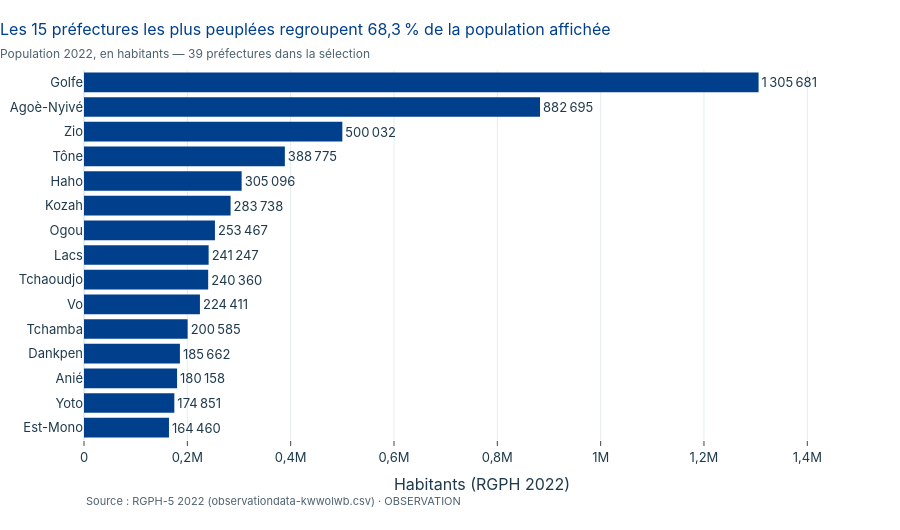
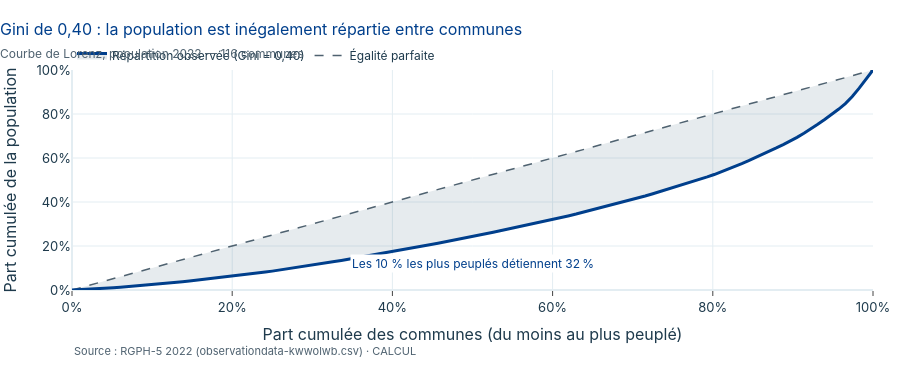
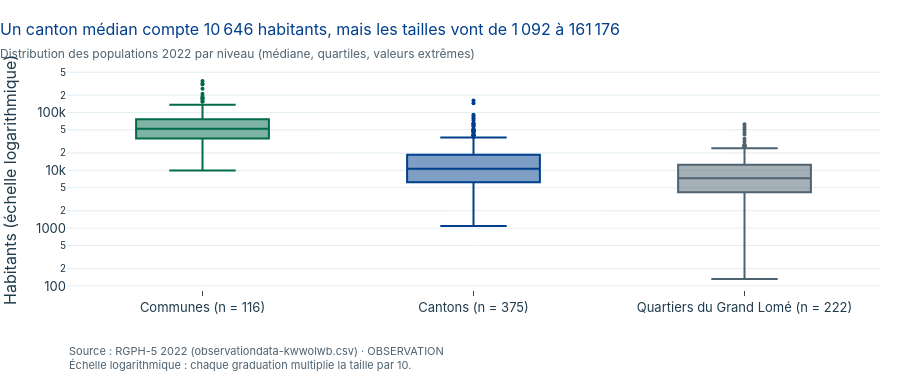

The notebook cell these images were saved under, in order:
### Code cell
pref = D["prefecture"]; com = D["commune"]; can = D["canton"]
plot_classement(pref.assign(id_aff=pref.territoire_id), "préfectures", 15, id_col="id_aff").show()
plot_lorenz(com.population_2022, "communes").show()
plot_boxplot_tailles({"Communes": com, "Cantons": can[can.niveau_feuille == "canton"], "Quartiers du Grand Lomé": can[can.niveau_feuille == "quartier"]}).show()

### Figure 1 — Plotly figure (JSON) as saved in the notebook; plotly's stock layout.template omitted (floating-point values rounded to 4 significant figures)
{"data": [{"cliponaxis": false, "customdata": [[522], [640], [434], [2], [305], [95], [283], [481], [201], [495], [219], [140], [413], [455], [422]], "hovertemplate": "<b>%{y}</b><br>Population : %{x:,.0f} hab.<extra></extra>", "marker": {"color": ["#003f8c", "#003f8c", "#003f8c", "#003f8c", "#003f8c", "#003f8c", "#003f8c", "#003f8c", "#003f8c", "#003f8c", "#003f8c", "#003f8c", "#003f8c", "#003f8c", "#003f8c"], "line": {"color": ["rgba(0,0,0,0)", "rgba(0,0,0,0)", "rgba(0,0,0,0)", "rgba(0,0,0,0)", "rgba(0,0,0,0)", "rgba(0,0,0,0)", "rgba(0,0,0,0)", "rgba(0,0,0,0)", "rgba(0,0,0,0)", "rgba(0,0,0,0)", "rgba(0,0,0,0)", "rgba(0,0,0,0)", "rgba(0,0,0,0)", "rgba(0,0,0,0)", "rgba(0,0,0,0)"], "width": 1.5}}, "orientation": "h", "text": ["1 305 681", "882 695", "500 032", "388 775", "305 096", "283 738", "253 467", "241 247", "240 360", "224 411", "200 585", "185 662", "180 158", "174 851", "164 460"], "textposition": "outside", "type": "bar", "x": [1305681, 882695, 500032, 388775, 305096, 283738, 253467, 241247, 240360, 224411, 200585, 185662, 180158, 174851, 164460], "y": ["Golfe", "Agoè-Nyivé", "Zio", "Tône", "Haho", "Kozah", "Ogou", "Lacs", "Tchaoudjo", "Vo", "Tchamba", "Dankpen", "Anié", "Yoto", "Est-Mono"]}], "layout": {"annotations": [{"align": "left", "font": {"color": "#4f6270", "size": 11}, "showarrow": false, "text": "Source : RGPH-5 2022 (observationdata-kwwolwb.csv) · OBSERVATION", "x": 0, "xanchor": "left", "xref": "paper", "y": -0.1405, "yanchor": "top", "yref": "paper"}], "height": 530, "title": {"subtitle": {"font": {"color": "#4f6270", "size": 12}, "text": "Population 2022, en habitants — 39 préfectures dans la sélection"}, "text": "Les 15 préfectures les plus peuplées regroupent 68,3 % de la population affichée"}, "xaxis": {"range": [0, 1541000.0], "title": {"text": "Habitants (RGPH 2022)"}}, "yaxis": {"autorange": "reversed", "title": {}}}}

### Figure 2 — Plotly figure (JSON) as saved in the notebook; plotly's stock layout.template omitted (floating-point values rounded to 4 significant figures)
{"data": [{"line": {"color": "#4f6270", "dash": "dash", "width": 1.5}, "mode": "lines", "name": "Égalité parfaite", "type": "scatter", "x": [0, 1], "y": [0, 1]}, {"fill": "tonexty", "fillcolor": "rgba(11,60,93,0.10)", "hovertemplate": "%{x:.0%} des territoires les moins peuplés → %{y:.0%} de la population<extra></extra>", "line": {"color": "#003f8c", "width": 3}, "mode": "lines", "name": "Répartition observée (Gini = 0,40)", "type": "scatter", "x": [0.0, 0.008621, 0.01724, 0.02586, 0.03448, 0.0431, 0.05172, 0.06034, 0.06897, 0.07759, 0.08621, 0.09483, 0.1034, 0.1121, 0.1207, 0.1293, 0.1379, 0.1466, 0.1552, 0.1638, 0.1724, 0.181, 0.1897, 0.1983, 0.2069, 0.2155, 0.2241, 0.2328, 0.2414, 0.25, 0.2586, 0.2672, 0.2759, 0.2845, 0.2931, 0.3017, 0.3103, 0.319, 0.3276, 0.3362, 0.3448, 0.3534, 0.3621, 0.3707, 0.3793, 0.3879, 0.3966, 0.4052, 0.4138, 0.4224, 0.431, 0.4397, 0.4483, 0.4569, 0.4655, 0.4741, 0.4828, 0.4914, 0.5, 0.5086, 0.5172, 0.5259, 0.5345, 0.5431, 0.5517, 0.5603, 0.569, 0.5776, 0.5862, 0.5948, 0.6034, 0.6121, 0.6207, 0.6293, 0.6379, 0.6466, 0.6552, 0.6638, 0.6724, 0.681, 0.6897, 0.6983, 0.7069, 0.7155, 0.7241, 0.7328, 0.7414, 0.75, 0.7586, 0.7672, 0.7759, 0.7845, 0.7931, 0.8017, 0.8103, 0.819, 0.8276, 0.8362, 0.8448, 0.8534, 0.8621, 0.8707, 0.8793, 0.8879, 0.8966, 0.9052, 0.9138, 0.9224, 0.931, 0.9397, 0.9483, 0.9569, 0.9655, 0.9741, 0.9828, 0.9914, 1.0], "y": [0.0, 0.001227, 0.002639, 0.004087, 0.006069, 0.008066, 0.01012, 0.01228, 0.01472, 0.01723, 0.01975, 0.0223, 0.02501, 0.02794, 0.03096, 0.03403, 0.03742, 0.04084, 0.04427, 0.04772, 0.05121, 0.05476, 0.05835, 0.06201, 0.06568, 0.06945, 0.07327, 0.07732, 0.0815, 0.08578, 0.09025, 0.09475, 0.09935, 0.1042, 0.1092, 0.1141, 0.1191, 0.1241, 0.1291, 0.1344, 0.1397, 0.1451, 0.1506, 0.156, 0.1615, 0.167, 0.1724, 0.178, 0.1836, 0.1892, 0.1949, 0.2007, 0.2065, 0.2123, 0.2181, 0.2241, 0.2303, 0.2366, 0.243, 0.2495, 0.256, 0.2626, 0.2692, 0.2757, 0.2823, 0.289, 0.2957, 0.3025, 0.3093, 0.3163, 0.3232, 0.3304, 0.3377, 0.3451, 0.3531, 0.361, 0.369, 0.377, 0.385, 0.3932, 0.4015, 0.4099, 0.4186, 0.4274, 0.4366, 0.4459, 0.4553, 0.4647, 0.4742, 0.4837, 0.4936, 0.5037, 0.5139, 0.5249, 0.5368, 0.5492, 0.5618, 0.5749, 0.5883, 0.6019, 0.6163, 0.6309, 0.6457, 0.6612, 0.677, 0.6938, 0.7129, 0.7321, 0.7531, 0.7751, 0.7975, 0.8214, 0.8476, 0.8794, 0.9174, 0.9566, 1.0]}], "layout": {"annotations": [{"bgcolor": "#FFFFFF", "font": {"color": "#003f8c", "size": 12}, "showarrow": false, "text": "Les 10 % les plus peuplés détiennent 32 %", "x": 0.5, "y": 0.12}, {"align": "left", "font": {"color": "#4f6270", "size": 11}, "showarrow": false, "text": "Source : RGPH-5 2022 (observationdata-kwwolwb.csv) · CALCUL", "x": 0, "xanchor": "left", "xref": "paper", "y": -0.2364, "yanchor": "top", "yref": "paper"}], "height": 380, "title": {"subtitle": {"font": {"color": "#4f6270", "size": 12}, "text": "Courbe de Lorenz, population 2022 — 116 communes"}, "text": "Gini de 0,40 : la population est inégalement répartie entre communes"}, "xaxis": {"range": [0, 1], "tickformat": ".0%", "title": {"text": "Part cumulée des communes (du moins au plus peuplé)"}}, "yaxis": {"range": [0, 1], "tickformat": ".0%", "title": {"text": "Part cumulée de la population"}}}}

### Figure 3 — Plotly figure (JSON) as saved in the notebook; plotly's stock layout.template omitted (floating-point values rounded to 4 significant figures; data arrays with more than 128 entries replaced by an {"elided": "..."} marker saying what was removed)
{"data": [{"boxpoints": "outliers", "hovertemplate": "%{text}<br>%{y:,.0f} hab.<extra></extra>", "line": {"color": "#016b4b"}, "marker": {"color": "#016b4b", "size": 4}, "name": "Communes (n = 116)", "text": ["Tône 1", "Tône 2", "Tône 3", "Tône 4", "Cinkassé 1", "Cinkassé 2", "Kpendjal-Ouest 1", "Kpendjal-Ouest 2", "Kpendjal 1", "Kpendjal 2", "Oti-Sud 1", "Oti-Sud 2", "Oti 1", "Oti 2", "Tandjoaré 1", "Tandjoaré 2", "Kozah 1", "Kozah 2", "Kozah 3", "Kozah 4", "Assoli 1", "Assoli 2", "Assoli 3", "Bassar 1", "Bassar 2", "Bassar 3", "Bassar 4", "Dankpen 1", "Dankpen 2", "Dankpen 3", "Kéran 1", "Kéran 2", "Kéran 3", "Doufelgou 1", "Doufelgou 2", "Doufelgou 3", "Binah 1", "Binah 2", "Tchaoudjo 1", "Tchaoudjo 2", "Tchaoudjo 3", "Tchaoudjo 4", "Tchamba 1", "Tchamba 2", "Tchamba 3", "Blitta 1", "Blitta 2", "Blitta 3", "Sotouboua 1", "Sotouboua 2", "Sotouboua 3", "Mô 1", "Mô 2", "Ogou 1", "Ogou 2", "Ogou 3", "Ogou 4", "Moyen-Mono 1", "Moyen-Mono 2", "Haho 1", "Haho 2", "Haho 3", "Haho 4", "Agou 1", "Agou 2", "Kloto 1", "Kloto 2", "Kloto 3", "Kpélé 1", "Kpélé 2", "Danyi 1+Danyi 2", "Wawa 1", "Wawa 2", "Wawa 3", "Akébou 1", "Akébou 2", "Amou 1", "Amou 2", "Amou 3", "Anié 1", "Anié 2", "Est-Mono 1", "Est-Mono 2", "Est-Mono 3", "Zio 1", "Zio 2", "Zio 3", "Zio 4", "Yoto 1", "Yoto 2", "Yoto 3", "Bas-Mono 1", "Bas-Mono 2", "Lacs 1", "Lacs 2", "Lacs 3", "Lacs 4", "Vo 1", "Vo 2", "Vo 3", "Vo 4", "Avé 1", "Avé 2", "Golfe 1", "Golfe 2", "Golfe 3", "Golfe 4", "Golfe 5", "Golfe 6", "Golfe 7", "Agoè-Nyivé 1", "Agoè-Nyivé 2", "Agoè-Nyivé 3", "Agoè-Nyivé 4", "Agoè-Nyivé 5", "Agoè-Nyivé 6"], "type": "box", "y": [211743, 50179, 60276, 66577, 75992, 52967, 56459, 66871, 47903, 40462, 106052, 44324, 54479, 70369, 74692, 64175, 193625, 45704, 23755, 20654, 40417, 9933, 16044, 65059, 36476, 33873, 16657, 76294, 32716, 76652, 44399, 53305, 30983, 44783, 11722, 28262, 44039, 40160, 177706, 24891, 17484, 20279, 82451, 64930, 53204, 71539, 46515, 45218, 46907, 64187, 27770, 30522, 21926, 116301, 56282, 51836, 29048, 46797, 43708, 119929, 82507, 58695, 43965, 58328, 27465, 118387, 16166, 11433, 53275, 27664, 40240, 51187, 20414, 29699, 44196, 29634, 19746, 40016, 54410, 100745, 79413, 34652, 101866, 27942, 307292, 96193, 67843, 28704, 77353, 43412, 54086, 55382, 39478, 52994, 42855, 108176, 37222, 88865, 24396, 64651, 46499, 75044, 36170, 351550, 136153, 52769, 155842, 169993, 181561, 257813, 317255, 128164, 47554, 154431, 125097, 110194]}, {"boxpoints": "outliers", "hovertemplate": "%{text}<br>%{y:,.0f} hab.<extra></extra>", "line": {"color": "#003f8c"}, "marker": {"color": "#003f8c", "size": 4}, "name": "Cantons (n = 375)", "text": {"elided": "375 str values"}, "type": "box", "y": {"elided": "375 int values"}}, {"boxpoints": "outliers", "hovertemplate": "%{text}<br>%{y:,.0f} hab.<extra></extra>", "line": {"color": "#4f6270"}, "marker": {"color": "#4f6270", "size": 4}, "name": "Quartiers du Grand Lomé (n = 222)", "text": {"elided": "222 str values"}, "type": "box", "y": {"elided": "222 int values"}}], "layout": {"annotations": [{"align": "left", "font": {"color": "#4f6270", "size": 11}, "showarrow": false, "text": "Source : RGPH-5 2022 (observationdata-kwwolwb.csv) · OBSERVATION<br>Échelle logarithmique : chaque graduation multiplie la taille par 10.", "x": 0, "xanchor": "left", "xref": "paper", "y": -0.2364, "yanchor": "top", "yref": "paper"}], "height": 380, "showlegend": false, "title": {"subtitle": {"font": {"color": "#4f6270", "size": 12}, "text": "Distribution des populations 2022 par niveau (médiane, quartiles, valeurs extrêmes)"}, "text": "Un canton médian compte 10 646 habitants, mais les tailles vont de 1 092 à 161 176"}, "yaxis": {"title": {"text": "Habitants (échelle logarithmique)"}, "type": "log"}}}
